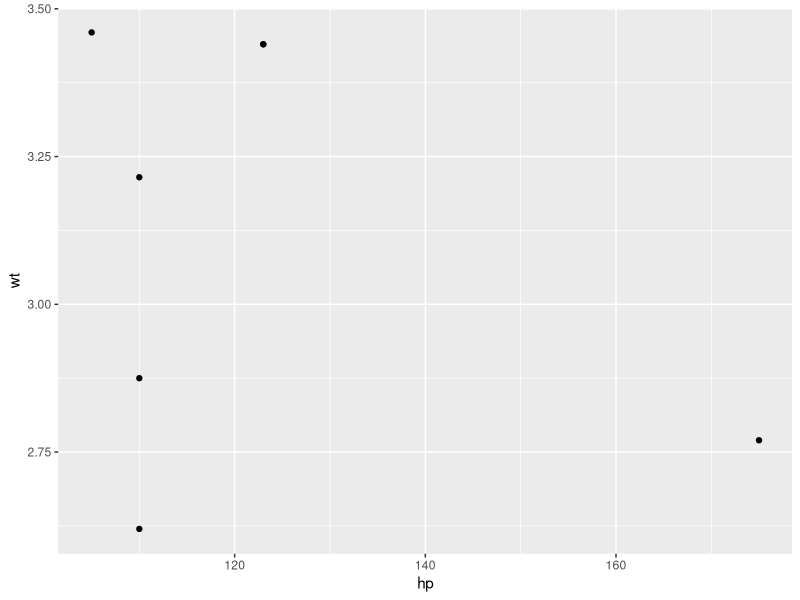
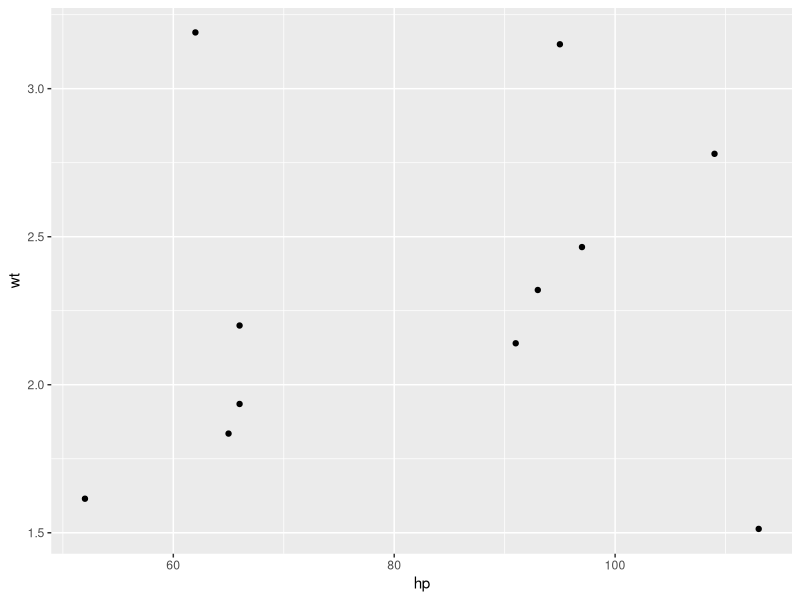
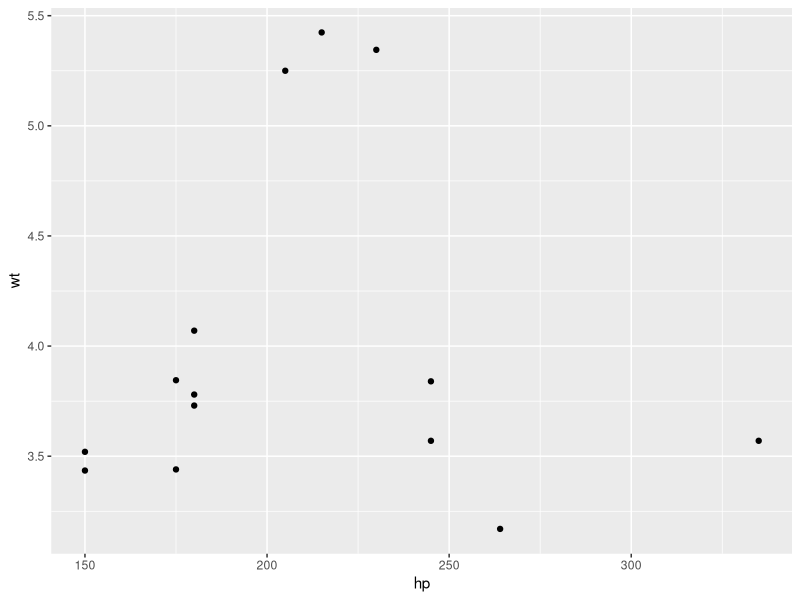

R code for these plots, in order:
## ---- chunk 1
knitr::opts_chunk$set(echo = TRUE)
## ---- chunk 2

library(tidyverse)

for (i in unique(mtcars$cyl)) {
  print(mtcars %>% 
    filter(cyl == i) %>% 
    ggplot(aes(x = hp, y = wt)) +
    geom_point())
}
